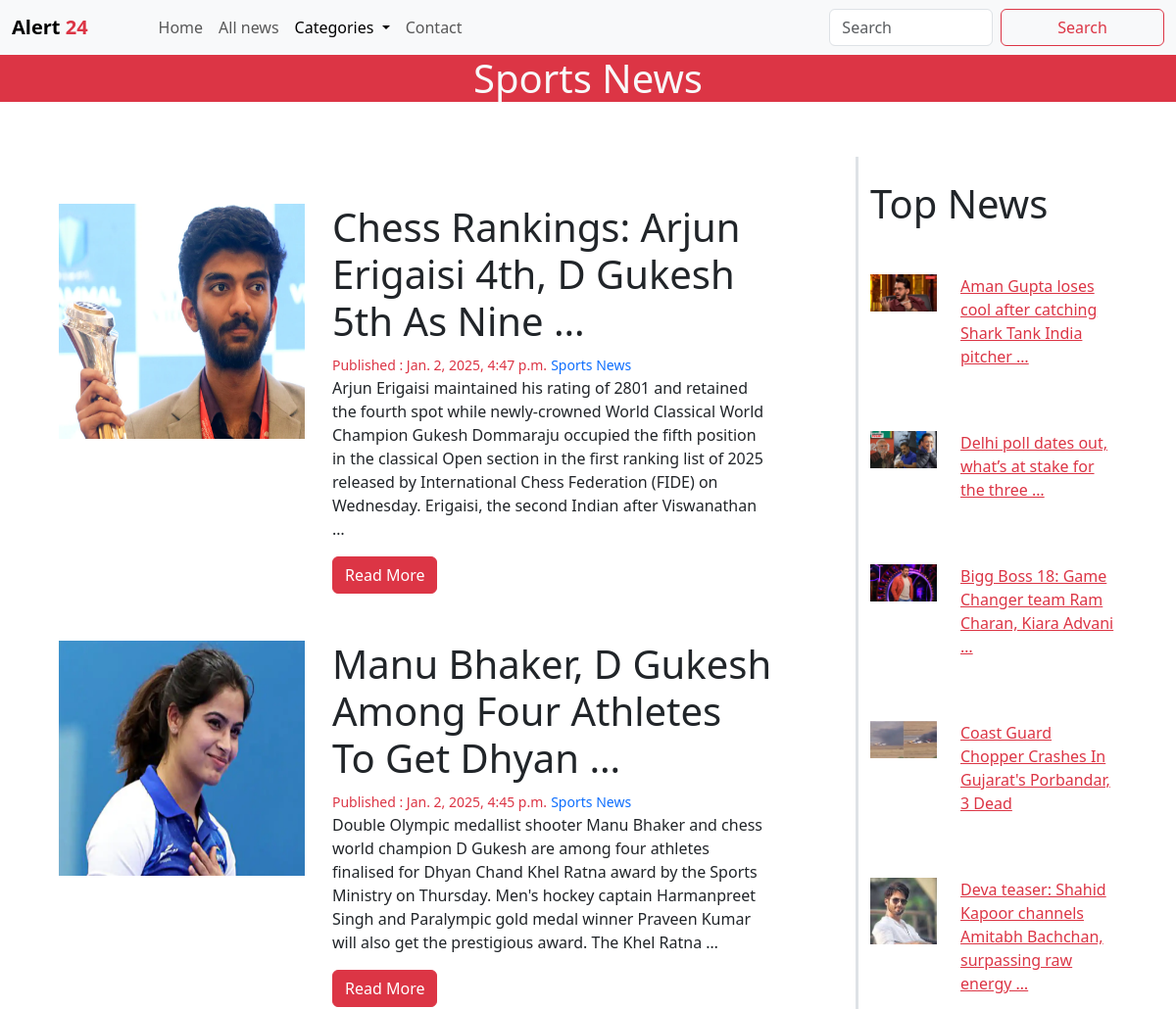
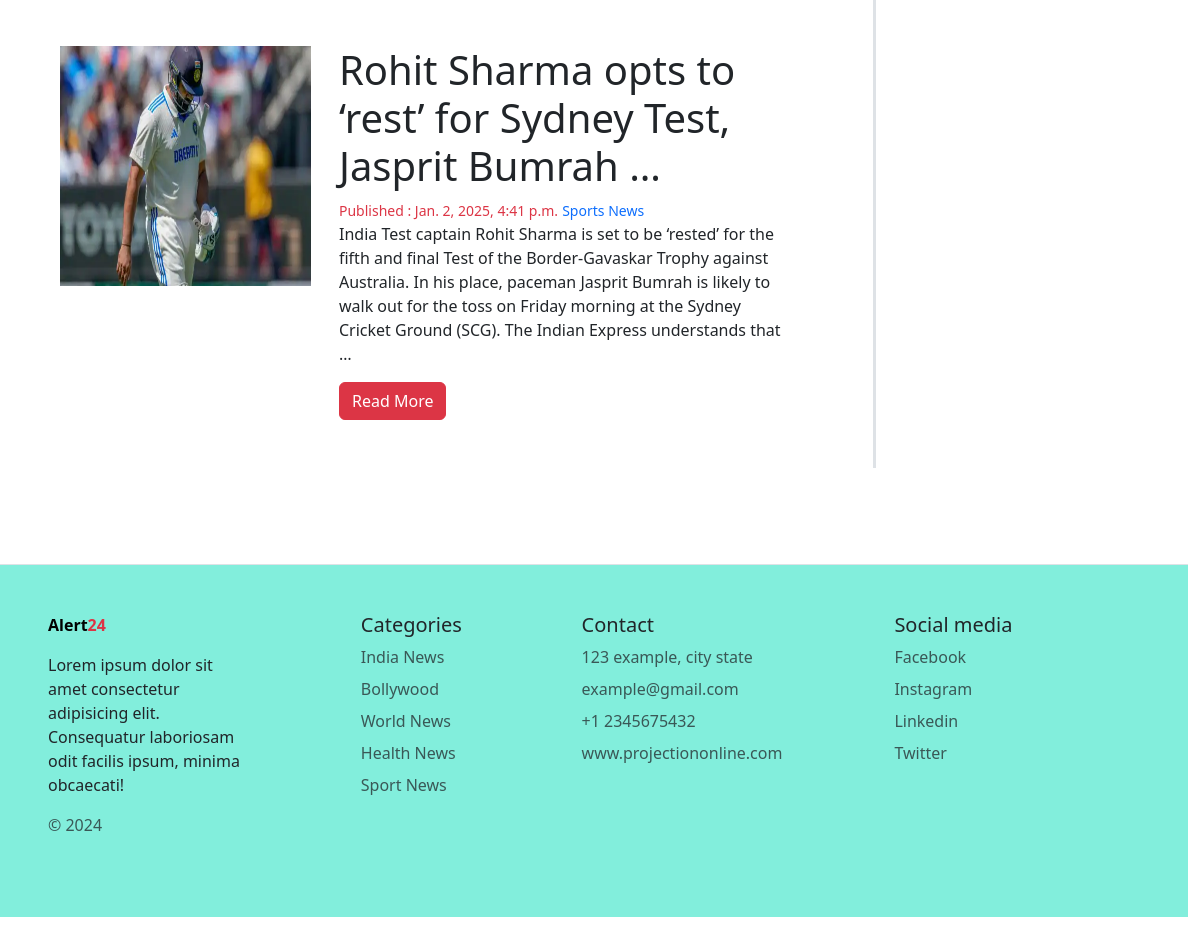
The app's page /sports/ with its own data (2 pictures, top to bottom).
### main/models.py (models this page shows)
class News(models.Model):
    category = models.ForeignKey(categories, on_delete=models.CASCADE)
    title = models.CharField(max_length = 250)
    description = models.TextField()
    image = models.ImageField(upload_to='News/')
    date = models.DateTimeField(auto_now_add=True)
    class Meta:
        verbose_name_plural = 'News'

class categories(models.Model):
    title = models.CharField(max_length=250)
    image = models.ImageField(upload_to='category/')
    class Meta:
         verbose_name_plural = 'category'
    def __str__(self):
        return self.title

### alert24/views.py (the view)
# urls.py: path('sports/', views.sports, name='sports'),
def sports(request):
    category = categories.objects.all()
    sportsnews = News.objects.filter(category__title='Sports News').order_by('-id')
    topnews = News.objects.order_by('-id')[:5]
    context = {
        'categories':category,
        'sportsnews':sportsnews,
        'topnews':topnews,
        'title':'alert24 | Sports'
        }
    return render(request, 'categories/sports.html', context)

### templates/categories/sports.html
{% extends "base.html" %}
{% block news %}
<section class="news">
  <h1 class="text-bold bg-danger text-center text-light">Sports News</h1>
    <div class="row mx-5">
      <div class="container my-5">
        <div class="row">
          <div class="col-md-9 border-end border-3" >
            {% for News in sportsnews %}
            <div class="row my-5">
              <div class="col-md-4">
                <img src="/media/{{ News.image }}" class="img-fluid" style="height:30vh; width:100%;" alt="">
              </div>
              <div class="col-md-7 px-3">
                <h1>{{ News.title | truncatewords:10 }}</h1>
                <small class="text-danger">Published : {{ News.date }}</small>
                <small class="text-primary">{{ News.category }}</small>
                <p>{{ News.description |truncatewords:50 }}</p>
                  <a href="{% url "sports" %}" class="btn btn-danger">Read More</a>
              </div>
            </div>
            {% endfor %}
          </div>
          <div class="col-md-3">
            <h1 class="my-4">Top News</h1>
           {% for News in topnews %}
           <a href="{% url "details" News.id %}" class="link-danger">
            <div class="row my-5">
              <div class="col-md-4">
                <img src="/media/{{ News.image }}" class= "img-fluid" alt="">
              </div>
              <div class="col-md-8">
                <p>{{ News.title | truncatewords:10 }}</p>
              </div>
            </div>
          </a>
           {% endfor %}
          </div>
         </div>
      </div>
    </div>
  </section>
{% endblock news %}

### records on screen
News: image (picture), title "Chess Rankings: Arjun Erigaisi 4th, D Gukesh 5th As Nine …", date "Jan. 2, 2025, 4:47 p.m.", category "Sports News", description "Arjun Erigaisi maintained his rating of 2801 and retained the fourth spot while newly-crowned World Classical World Champion Gukesh Dommaraju occupied the fifth position in the classical Open section in the first ranking list of 2025 released by International Chess Federation (FIDE) on Wednesday. Erigaisi, the second Indian after Viswanathan …"
News: image (picture), title "Manu Bhaker, D Gukesh Among Four Athletes To Get Dhyan …", date "Jan. 2, 2025, 4:45 p.m.", category "Sports News", description "Double Olympic medallist shooter Manu Bhaker and chess world champion D Gukesh are among four athletes finalised for Dhyan Chand Khel Ratna award by the Sports Ministry on Thursday. Men's hockey captain Harmanpreet Singh and Paralympic gold medal winner Praveen Kumar will also get the prestigious award. The Khel Ratna …"
News: image (picture), title "Rohit Sharma opts to ‘rest’ for Sydney Test, Jasprit Bumrah …", date "Jan. 2, 2025, 4:41 p.m.", category "Sports News", description "India Test captain Rohit Sharma is set to be ‘rested’ for the fifth and final Test of the Border-Gavaskar Trophy against Australia. In his place, paceman Jasprit Bumrah is likely to walk out for the toss on Friday morning at the Sydney Cricket Ground (SCG). The Indian Express understands that …"
News: image (picture), title "Aman Gupta loses cool after catching Shark Tank India pitcher …"
News: image (picture), title "Delhi poll dates out, what’s at stake for the three …"
News: image (picture), title "Bigg Boss 18: Game Changer team Ram Charan, Kiara Advani …"
News: image (picture), title "Coast Guard Chopper Crashes In Gujarat's Porbandar, 3 Dead"
News: image (picture), title "Deva teaser: Shahid Kapoor channels Amitabh Bachchan, surpassing raw energy …"
